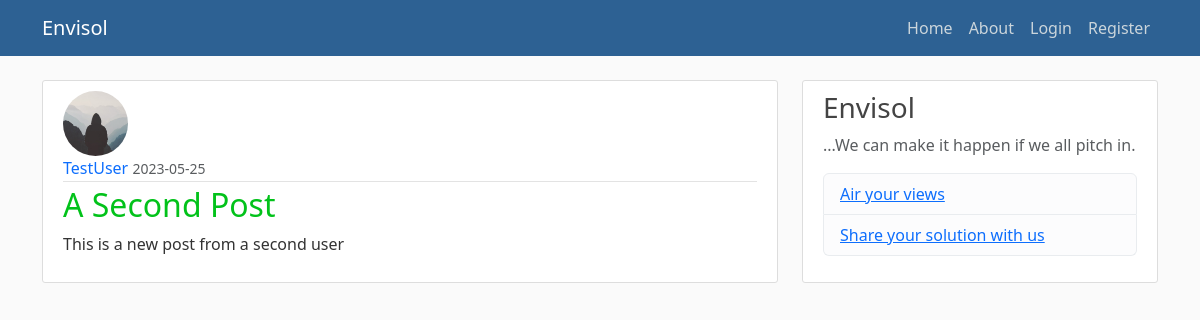
Screenshot of /post/2 with the database file from the repository.
### Envisol/models.py (models this page shows, shortened)
class User(db.Model, UserMixin):
    id = db.Column(db.Integer, primary_key=True)
    username = db.Column(db.String(20), unique=True, nullable=False)
    email = db.Column(db.String(120), unique=True, nullable=False)
    image_file = db.Column(db.String(20), nullable=False,
                           default='default.jpg')
    password = db.Column(db.String(60), nullable=False)
    posts = db.relationship('Post', backref='author', lazy=True)

class Post(db.Model):
    id = db.Column(db.Integer, primary_key=True)
    title = db.Column(db.String(100), nullable=False)
    date_posted = db.Column(db.DateTime, nullable=False,
                            default=datetime.utcnow)
    content = db.Column(db.Text, nullable=False)
    user_id = db.Column(db.Integer, db.ForeignKey('user.id'), nullable=False)

### Envisol/posts/routes.py (the view)
@posts.route('/post/<int:post_id>')
def post(post_id):
    post = Post.query.get_or_404(post_id)
    return render_template('post.html', title=post.title, post=post)

### Envisol/templates/post.html (shortened to what this page needs)
{% extends "layout.html" %} {% block content %}
<article class="media content-section">
  <img
    class="rounded-circle article-img"
    src="{{ url_for('static', filename='profile_pics/' + post.author.image_file) }}"
  />
  <div class="media-body">
    <div class="article-metadata">
      <a
        class="mr-2"
        href="{{ url_for('users.user_posts', username=post.author.username) }}"
        >{{ post.author.username }}</a
      >
      <small class="text-muted"
        >{{ post.date_posted.strftime('%Y-%m-%d') }}</small
      >
    </div>
    <h2 class="article-title">{{ post.title }}</h2>
    <p class="article-content">{{ post.content }}</p>
  </div>
</article>
{% endblock content %}

### Envisol/static/main.css (style rules this page uses)
body { background: #fafafa; color: #333333; margin-top: 5rem; }
h1, h2, h3, h4, h5, h6 { color: #444444; }
.content-section { background: #ffffff; padding: 10px 20px; border: 1px solid #dddddd; border-radius: 3px; margin-bottom: 20px; }
.article-title { color: #02c21a; text-decoration: none; }
.article-content { white-space: pre-line; }
.article-img { height: 65px; width: 65px; margin-right: 16px; }
.article-metadata { padding-bottom: 1px; margin-bottom: 4px; border-bottom: 1px solid #e3e3e3; }
.article-metadata a { text-decoration: none; }

### rows the page displays
User: image_file (placeholder picture), author.username "TestUser"
Post: date_posted "2023-05-25", title "A Second Post", content "This is a new post from a second user"
